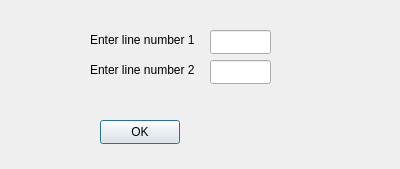
<?xml version="1.0" encoding="UTF-8"?>
<ui version="4.0">
 <class>Lineswap</class>
 <widget class="QDialog" name="Lineswap">
  <property name="geometry">
   <rect>
    <x>0</x>
    <y>0</y>
    <width>400</width>
    <height>169</height>
   </rect>
  </property>
  <property name="windowTitle">
   <string>Dialog</string>
  </property>
  <widget class="QLineEdit" name="line1">
   <property name="geometry">
    <rect>
     <x>210</x>
     <y>30</y>
     <width>61</width>
     <height>24</height>
    </rect>
   </property>
  </widget>
  <widget class="QLineEdit" name="lineEdit_2">
   <property name="geometry">
    <rect>
     <x>210</x>
     <y>60</y>
     <width>61</width>
     <height>24</height>
    </rect>
   </property>
  </widget>
  <widget class="QLabel" name="label">
   <property name="geometry">
    <rect>
     <x>90</x>
     <y>30</y>
     <width>111</width>
     <height>20</height>
    </rect>
   </property>
   <property name="text">
    <string>Enter line number 1</string>
   </property>
  </widget>
  <widget class="QLabel" name="label_2">
   <property name="geometry">
    <rect>
     <x>90</x>
     <y>60</y>
     <width>111</width>
     <height>20</height>
    </rect>
   </property>
   <property name="text">
    <string>Enter line number 2</string>
   </property>
  </widget>
  <widget class="QPushButton" name="pushButton">
   <property name="geometry">
    <rect>
     <x>100</x>
     <y>120</y>
     <width>80</width>
     <height>24</height>
    </rect>
   </property>
   <property name="text">
    <string>OK</string>
   </property>
  </widget>
 </widget>
 <resources/>
 <connections/>
</ui>
